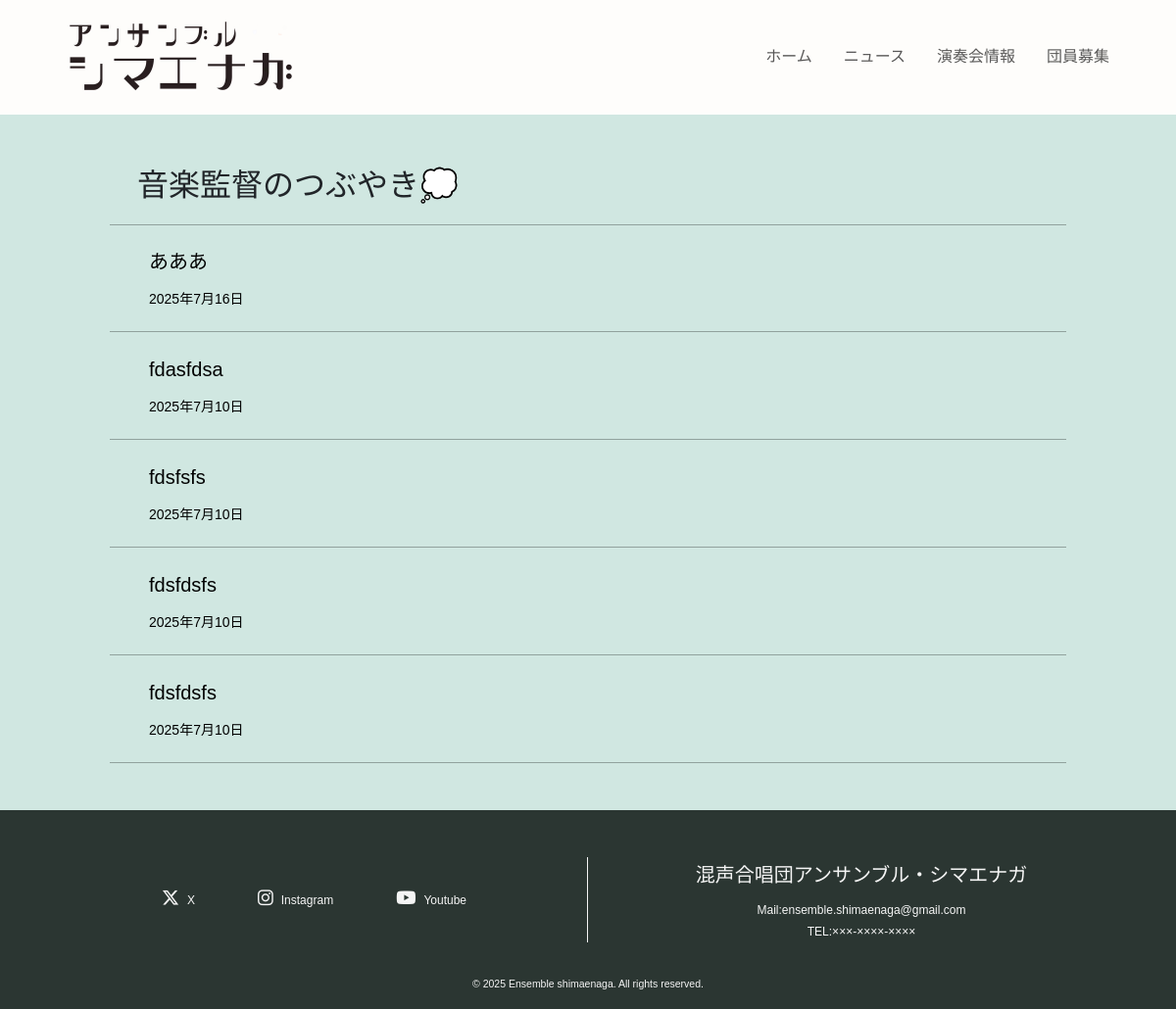
/note, run on the app's committed database.
### app/models/models.py (models this page shows)
class Note(db.Model):
    __tablename__ = "note"
    id = db.Column(db.Integer, primary_key=True, autoincrement=True)
    title = db.Column(db.String(64), nullable=False)
    content = db.Column(db.Text, nullable=False)
    date = db.Column(db.Date, default=date.today, nullable=False)
    media = db.Column(db.String(16))
    url = db.Column(db.String(255))
    images = db.relationship("NoteImage", backref="note", cascade="all, delete-orphan")
    tags = db.relationship("Tag", secondary=note_tags, back_populates="note")
    view_count = db.Column(db.Integer, default=0, nullable=False)

### app/routes/routes.py (the view)
@main_bp.route("/note")
def note():
    page_count = request.args.get(get_page_parameter(), type=int, default=1)
    per_page = 10
    all_page = Note.query.order_by(Note.date.desc()).all()
    for page in all_page:
        page.date_str = f"{page.date.year}年{page.date.month}月{page.date.day}日"
    total = len(all_page)
    note = all_page[(page_count - 1) * per_page: page_count * per_page]
    pagination = Pagination(page=page_count, per_page=per_page, total=total, css_framework="boostrap5")
    return render_template("note.html", note=note, pagination=pagination)

### app/templates/note.html (shortened to what this page needs)
{% extends "layout.html" %}
{% block content %}
  <div class="container-fluid py-3 py-md-5">
    <div class="row justify-content-center align-items-center text-center">
      <p class="col-12 col-md-10 fw-100 fs-2 lh-1 font-gothic text-start mb-1 mb-md-3 pl-40px py-2">音楽監督のつぶやき💭</p>
      <div class="col-12 col-md-10">
        {% for page in note %}
          <div class="button news-box d-flex align-items-center">
            <a href="{{ url_for('main.page', id=page.id) }}" class="w-100">
              <div class="text-start m-100 w-100 pl-40px">
                <p class="fs-6 fs-md-5 mb-1 mb-md-2 text-truncate text-black">{{ page.title }}</p>
                <p class="fs-14px m-0 text-black">{{ page.date_str }}</p>
              </div>
            </a>
          </div>
        {% endfor %}
      </div>
    </div>
  </div>
{% endblock %}

### app/static/css/layout.css (style rules this page uses)
html { height: 100%; }
body { background-color: #d0e7e1; font-family: "游ゴシック体", YuGothic, "游ゴシック Medium", "Yu Gothic Medium","游ゴシック", "Yu Gothic", sans-serif; line-height: 1.8; display: flex; flex-direction: column; height: 100%; }
* { box-sizing: border-box; }
a { text-decoration: none !important; }

### app/static/css/style.css (style rules this page uses)
.font-gothic { font-family: 'Century Gothic', "游ゴシック体", YuGothic, "游ゴシック Medium", "Yu Gothic Medium", "游ゴシック", "Yu Gothic", sans-serif; }
.fs-14px { font-size: 14px; }
.news-box { height:90px; cursor: pointer; border-bottom: rgba(0, 0, 0, 0.3) solid 1px; }
.news-box:first-child { border-top: rgba(0, 0, 0, 0.3) solid 1px; }
.pl-40px { padding:0 20px; }
@media (min-width: 768px) { .news-box { height:110px; cursor: pointer; border-bottom: rgba(0, 0, 0, 0.3) solid 1px; } }
@media (min-width: 768px) { .fs-md-5 { font-size: 1.25rem !important; } }
@media (min-width: 768px) { .pl-40px { padding:0 40px; } }

### data on the page
Note: title "あああ", date_str "2025年7月16日"
Note: title "fdasfdsa", date_str "2025年7月10日"
Note: title "fdsfsfs", date_str "2025年7月10日"
Note: title "fdsfdsfs", date_str "2025年7月10日"
Note: title "fdsfdsfs", date_str "2025年7月10日"
